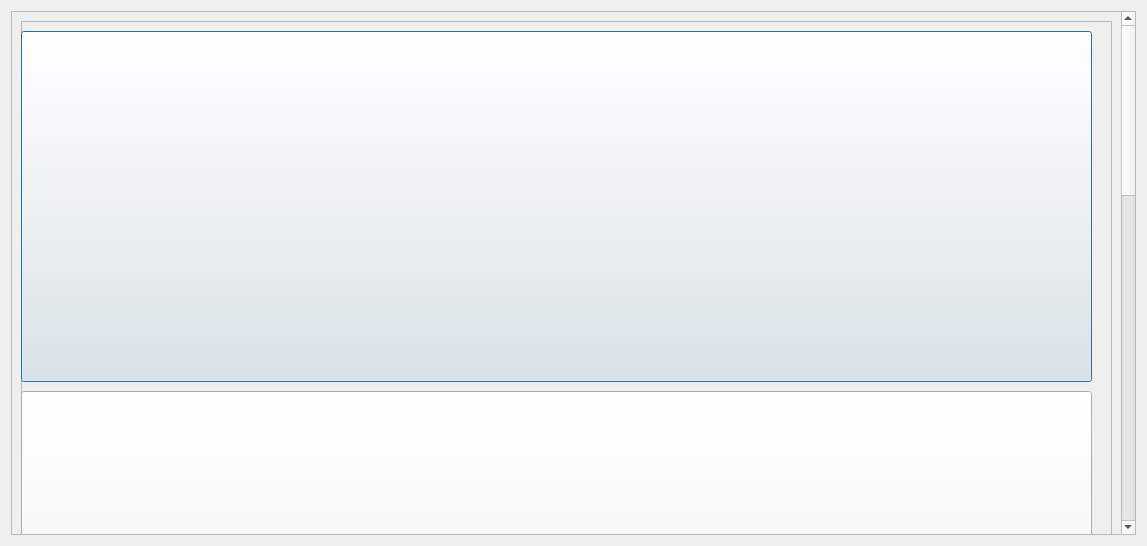
<?xml version="1.0" encoding="UTF-8"?>
<ui version="4.0">
 <class>student_options</class>
 <widget class="QDialog" name="student_options">
  <property name="geometry">
   <rect>
    <x>0</x>
    <y>0</y>
    <width>1147</width>
    <height>546</height>
   </rect>
  </property>
  <property name="windowTitle">
   <string>Dialog</string>
  </property>
  <layout class="QHBoxLayout" name="horizontalLayout">
   <item>
    <widget class="QScrollArea" name="scrollArea">
     <property name="widgetResizable">
      <bool>true</bool>
     </property>
     <widget class="QWidget" name="scrollAreaWidgetContents">
      <property name="geometry">
       <rect>
        <x>0</x>
        <y>-1000</y>
        <width>1106</width>
        <height>1522</height>
       </rect>
      </property>
      <layout class="QHBoxLayout" name="horizontalLayout_2">
       <item>
        <widget class="QFrame" name="frame">
         <property name="minimumSize">
          <size>
           <width>0</width>
           <height>1500</height>
          </size>
         </property>
         <property name="frameShape">
          <enum>QFrame::Shape::StyledPanel</enum>
         </property>
         <property name="frameShadow">
          <enum>QFrame::Shadow::Raised</enum>
         </property>
         <widget class="QPushButton" name="books">
          <property name="geometry">
           <rect>
            <x>0</x>
            <y>10</y>
            <width>1071</width>
            <height>351</height>
           </rect>
          </property>
          <property name="text">
           <string/>
          </property>
         </widget>
         <widget class="QPushButton" name="magazines">
          <property name="geometry">
           <rect>
            <x>0</x>
            <y>370</y>
            <width>1071</width>
            <height>351</height>
           </rect>
          </property>
          <property name="text">
           <string/>
          </property>
         </widget>
         <widget class="QPushButton" name="newspapers">
          <property name="geometry">
           <rect>
            <x>0</x>
            <y>730</y>
            <width>1071</width>
            <height>351</height>
           </rect>
          </property>
          <property name="text">
           <string/>
          </property>
         </widget>
         <widget class="QPushButton" name="non_returned">
          <property name="geometry">
           <rect>
            <x>0</x>
            <y>1090</y>
            <width>1071</width>
            <height>351</height>
           </rect>
          </property>
          <property name="text">
           <string/>
          </property>
         </widget>
        </widget>
       </item>
      </layout>
     </widget>
    </widget>
   </item>
  </layout>
 </widget>
 <resources/>
 <connections/>
</ui>
